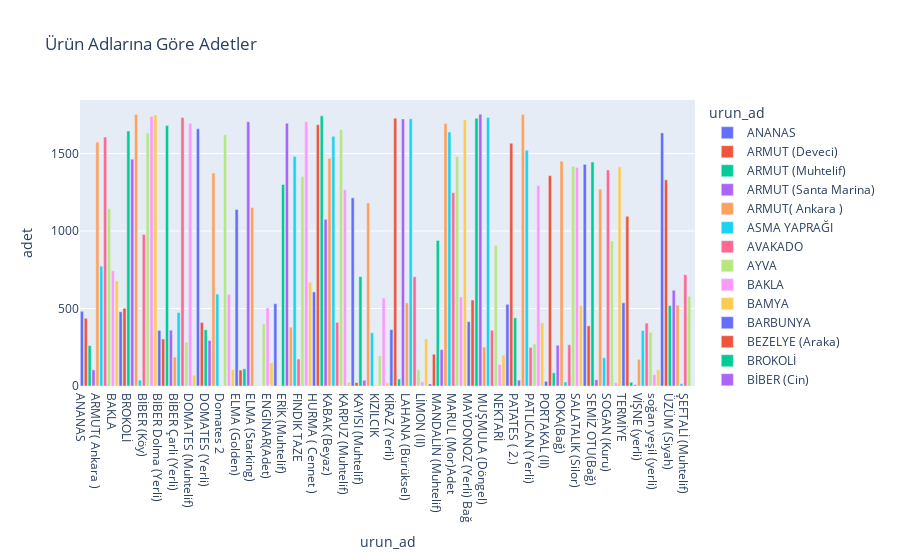

The notebook cell saved with this chart:
### Code cell
# Gruplama ve ortalama hesaplama işlemi
sonuclar = hal.groupby('urun_ad').agg({'urun_ad': 'count', 'ortalama_fiyat': 'mean'})

# Sütun adlarını düzenleyelim
sonuclar.columns = ['adet', 'ortalama_fiyat']

# 'urun_ad' sütununu da ekleyelim
sonuclar['urun_ad'] = sonuclar.index

# Sıralama için indeksi sıfırlayalım
sonuclar.reset_index(drop=True, inplace=True)

# Sütunları yeniden düzenleyelim
sonuclar = sonuclar[['urun_ad', 'adet', 'ortalama_fiyat']]

# Çubuk grafiği oluşturalım
fig = px.bar(sonuclar, x='urun_ad', y='adet', color='urun_ad', title='Ürün Adlarına Göre Adetler')


fig.show()
# fig.write_image('urun_adlarina_gore_adet_grafigi.png')
